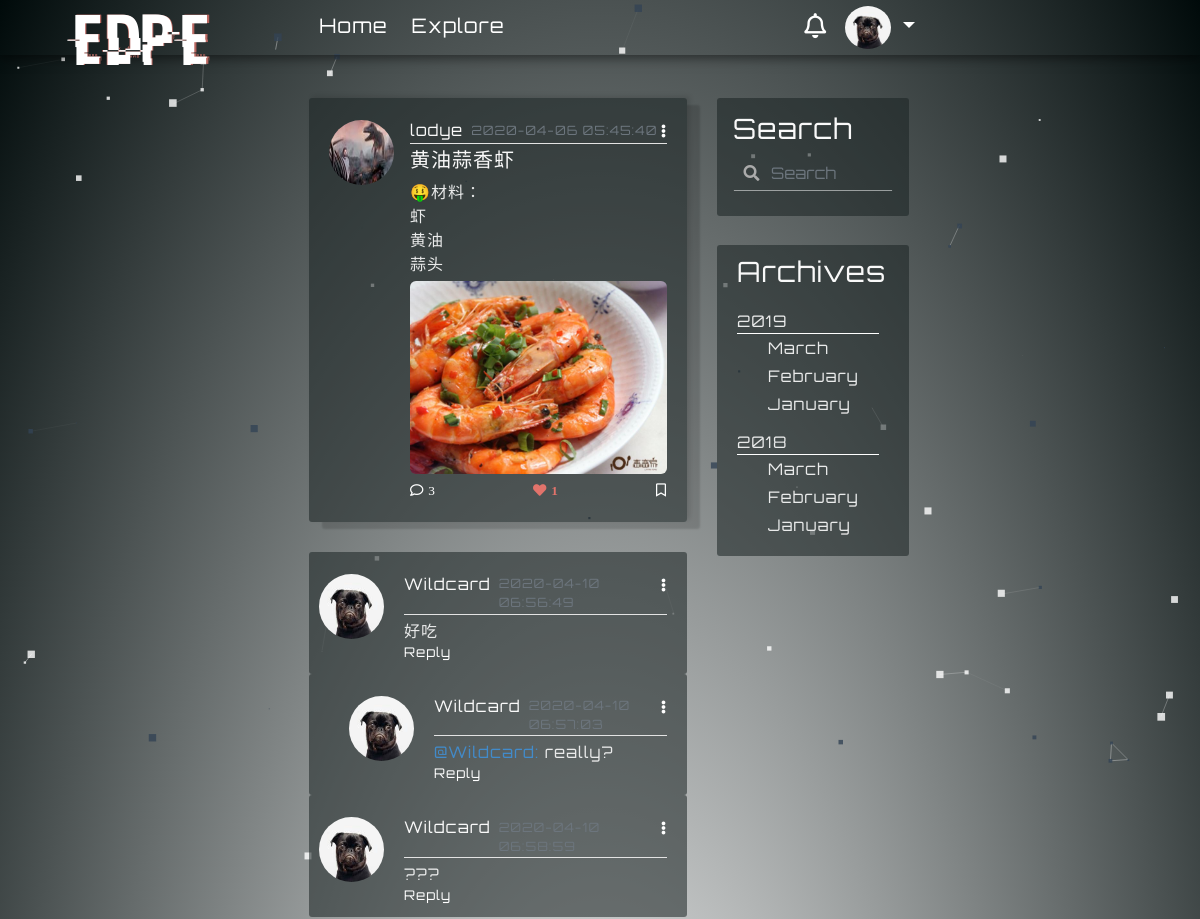
The page /post/18 (signed in) on the database its author committed.
### myBlogApp/models.py (models this page shows, shortened)
class User(UserMixin, db.Model):
    id = db.Column(db.Integer, primary_key=True)
    username = db.Column(db.String(64), index=True, unique=True)
    email = db.Column(db.String(120), index=True, unique=True)
    image_file = db.Column(db.String(20), default='default.png')
    password_hash = db.Column(db.String(128))
    about_me = db.Column(db.String(140))
    last_seen = db.Column(db.DATETIME, default=datetime.utcnow())
    posts = db.relationship('Post', backref='author', foreign_keys='Post.user_id', lazy=True)
    comments = db.relationship('Comment', backref='c_author', foreign_keys='Comment.author_id', lazy='dynamic')
    followed = db.relationship(
        'User', secondary=followers,
        primaryjoin=(followers.c.follower_id == id),
        secondaryjoin=(followers.c.followed_id == id),
        backref=db.backref('followers', lazy='dynamic'), lazy='dynamic')
    liked = db.relationship('Like_Post', foreign_keys='Like_Post.liked_user_id', backref='liked_author', lazy='dynamic')
    message_sent = db.relationship('Message', foreign_keys='Message.sender_id', backref='author', lazy='dynamic')
    message_received = db.relationship('Message', foreign_keys='Message.recipient_id', backref='recipient', lazy='dynamic')
    last_message_read_time = db.Column(db.DateTime)
    notifications = db.relationship('Notification', foreign_keys='Notification.notification_user_id',
                                    backref='notification_user', lazy='dynamic')
    def new_messages(self):
        last_read_time = self.last_message_read_time or datetime(1900, 1, 1)
        return Message.query.filter_by(recipient=self).filter(Message.timestamp > last_read_time).count()
    def has_liked_post(self, post):
        return Like_Post.query.filter(
            Like_Post.liked_user_id == self.id,
            Like_Post.liked_post_id == post.id).count() > 0

class SearchableMixin(object):
    @classmethod
    def before_commit(cls, session):
        session._changes = {
            'add': list(session.new),
            'update': list(session.dirty),
            'delete': list(session.deleted)
        }
    @classmethod
    def after_commit(cls, session):
        for obj in session._changes['add']:
            if isinstance(obj, SearchableMixin):
                add_to_index(obj.__tablename__, obj)
        for obj in session._changes['update']:
            if isinstance(obj, SearchableMixin):
                add_to_index(obj.__tablename__, obj)
        for obj in session._changes['delete']:
            if isinstance(obj, SearchableMixin):
                remove_from_index(obj.__tablename__, obj)
        session._changes = None

class Post(SearchableMixin, db.Model):
    __searchable__ = ['body']
    id = db.Column(db.Integer, primary_key=True)
    title = db.Column(db.String(100))
    body = db.Column(db.String(140))
    post_picture = db.Column(db.String(20))
    timestamp = db.Column(db.DATETIME, index=True, default=datetime.utcnow)
    user_id = db.Column(db.Integer, db.ForeignKey('user.id'))
    comment = db.relationship('Comment', backref='post', foreign_keys='Comment.post_id', lazy='dynamic')
    comment_num = db.Column(db.Integer, default=0)
    likes = db.relationship('Like_Post', backref='l_post', lazy='dynamic')

class Comment(db.Model):
    _N = 6
    id = db.Column(db.Integer, primary_key=True)
    text = db.Column(db.String(140))
    author = db.Column(db.String(32))
    timestamp = db.Column(db.DateTime(), default=datetime.utcnow, index=True)
    author_id = db.Column(db.Integer, db.ForeignKey('user.id'))
    post_id = db.Column(db.Integer, db.ForeignKey('post.id'))
    path = db.Column(db.Text, index=True)
    parent_id = db.Column(db.Integer, db.ForeignKey('comment.id'))
    replies = db.relationship(
        'Comment', backref=db.backref('parent', remote_side=[id]),
        lazy='dynamic')
    def level(self):
        return len(self.path) // self._N - 1

### myBlogApp/routes.py (the view)
@app.route('/post/<int:post_id>', methods=['GET', 'POST'])
def post(post_id):
    post = Post.query.get_or_404(post_id)
    comments = Comment.query.filter_by(post_id=post.id).order_by(Comment.path, Comment.timestamp.desc())
    post.comment_num = comments.count()
    db.session.commit()
    return render_template('post_itself.html', title="Post", post=post, comments=comments)

### myBlogApp/form.py
class SearchForm(FlaskForm):
    q = StringField('Search', validators=[DataRequired()])
    def __init__(self, *args, **kwargs):
        if 'formdata' not in kwargs:
            kwargs['formdata'] = request.args
        if 'csrf_enabled' not in kwargs:
            kwargs['csrf_enabled'] = False
        super(SearchForm, self).__init__(*args, **kwargs)

### myBlogApp/models.py (called while the page is built)
@login.user_loader
def load_user(id):
    return User.query.get(int(id))

### myBlogApp/routes.py (called while the page is built)
@app.before_request
def before_request():
    if current_user.is_authenticated:
        current_user.last_seen = datetime.utcnow()
        db.session.commit()
        g.search_form = SearchForm()

### myBlogApp/search.py (called while the page is built)
def add_to_index(index, model):
    if not current_app.elasticsearch:
        return
    payload = {}
    for field in model.__searchable__:
        payload[field] = getattr(model, field)
    current_app.elasticsearch.index(index=index, id=model.id, body=payload)

### myBlogApp/templates/post_itself.html (shortened to what this page needs)
{% extends 'base.html' %}
{% block content %}
    <article class="media content-section box-s-control post-display">
      <img class="rounded-circle article-img" src="{{ url_for('static', filename = 'profile/' + post.author.image_file) }}">
      <div class="media-body">
        <div class="article-metadata space-control" >
            <a class="mr-2" href="{{ url_for('user_posts', username=post.author.username) }}">{{ post.author.username }}</a>
            <small class="text-muted small-margin-control">{{ post.timestamp.strftime('%Y-%m-%d %T') }}</small>
            <div class="dropdown">
                 <a class="comment-color dropdown-toggle toggle-remove", id="navbarDropdownMenuLink2" data-toggle="dropdown" aria-haspopup="true" aria-expanded="false" href="#"><i class="fas fa-ellipsis-v"></i></a>
            </div>
        </div>
         <h5 class="article-title">{{ post.title }}</h5>
         <p class="article-content">{{ post.body }}</p>
        {% if post.post_picture %}
            <img class="post-pic-margin immune-click post-pic" src=" {{ url_for('static', filename = 'post_pictures/' + post.post_picture) }}" alt="profile image">
        {% endif %}
        <div class="article-metadata pm-control " style="display: flex; justify-content: space-between">
            <a class="comment-color" id="addComments" data-toggle="modal" data-target="#layoutforcomment"  href="{{ url_for('addComments', post_id= post.id) }}"><i class="far fa-comment i-margin-control">{{ post.comment_num }}</i></a>
            {% if current_user.has_liked_post(post)%}
                <a class="comment-color unlike-link-home" id="ul_l" rel="{{ url_for('unlike', post_id = post.id) }}" href="javascript:"><i class="fas fa-heart i-margin-control i-color-change i-like">{{post.likes.count()}}</i></a>
            {% endif %}
            <a class="comment-color" href="#"><i class="far fa-bookmark"></i></a>
        </div>
      </div>
     </article>
     {% for comment in comments %}
            <article class="media content-section btm-margin-control-0 check-for-post-comment">
                <a class="mr-1 mchang"  href="{{ url_for('user_posts', username=comment.c_author.username) }}">
                    <img class="rounded-circle article-img i-size-change" src="{{ url_for('static', filename = 'profile/' + comment.c_author.image_file) }}">
                </a>
                <div class="media-body">
                    <div class="article-metadata space-control index-check-for-comments">
                      <a class="mr-2" style="font-weight: 500;" href="{{ url_for('user_posts', username=comment.c_author.username) }}">{{ comment.c_author.username }}</a>
                      <small class="text-muted small-margin-control">{{ comment.timestamp.strftime('%Y-%m-%d %T') }}</small>
                      <div class="dropdown">
                         <a class="comment-color dropdown-toggle toggle-remove" id="navbarDropdownMenuLink2" data-toggle="dropdown" aria-haspopup="true" aria-expanded="false" href="#"><i class="fas fa-ellipsis-v"></i></a>
                      </div>
                    </div>
                    {% if comment.level() == 0 %}
                    <p class="article-content">{{ comment.text }}</p>
                    {% else %}
                        <p class="article-content"><span style="color: #428bca">@{{ comment.parent.c_author.username }}:</span> {{ comment.text }}</p>
                    {% endif %}
                     <div class="article-metadata check-index-for-reply pw-change text-muted" style="display: flex; justify-content: space-between">
                        <a class="comment-color" id="addReplies"  data-toggle="modal" data-target="#layoutforreply" rel="8" href="{{ url_for('addReply',post_id = post.id, parent_id = comment.id) }}">Reply</a>
                     </div>
                </div>
            </article>
      {% endfor %}
{% endblock content %}

### myBlogApp/templates/navbar.html (shortened to what this page needs)
<nav class="navbar fixed-top navbar-expand-lg scrolling-navbar font-control">
    <div class="collapse navbar-collapse" id="navbarSupportedContent">
      <a class="navbar-brand nav-margin-control logo-style" href="{{ url_for('home') }}"><div class="logo-font glitch-effect" data-text="EDPE">edpe</div> </a>
      <ul class="navbar-nav mr-auto">
        <li class="nav-item active">
          <a class=" hover-control link-control padding-control" id="homeLink" href={{ url_for("home")}}>Home</a>
        </li>
        <li class="nav-item">
          <a class=" hover-control link-control padding-control" id="exploreLink" href={{ url_for("explore")}}>Explore</a>
        </li>
      </ul>
      {% if current_user.is_anonymous %}
          <a class="btn btn-outline-white btn-outline login-button-margin-control js-anchor1"  data-toggle="modal" data-backdrop="false" data-target="#modalForLogin" href="{{ url_for('login')}}">login</a>
      {% else %}
        <a href='{{url_for('messages')}}' class="notification">
          <i class="far fa-bell bell-size"></i>
                            {% set new_messages = current_user.new_messages() %}
        </a>
      {% endif %}
        <div>
        {% if current_user.is_anonymous %}
            <a class="btn btn-outline-white btn-outline signup-button-margin-control js-anchor2"  data-toggle="modal" data-target="#exampleModalCenter1"  data-backdrop="false" href="{{ url_for('register')}}">Sign Up</a>
        {% else %}
            <ul class="navbar-nav" id="nav">
                <li class="nav-item dropdown">
                    <a class="nav-link dropdown-toggle" href="#" id="navbarDropdownMenuLink1" role="button" data-toggle="dropdown" aria-haspopup="true" aria-expanded="false" >
                      {% if current_user.is_anonymous %}
                        <img class="rounded-circle avatar" src="{{  url_for('static', filename='profile/default.png' )}}">
                        {% else %}
                       <img class="rounded-circle avatar" src="{{  url_for('static', filename='profile/' + current_user.image_file)}}">
                        {% endif %}
                    </a>
                </li>
             </ul>
        {% endif %}
        </div>
    </div>
</nav>

### myBlogApp/static/temp212.css (style rules this page uses)
:root { --input-padding-x: 1.5rem; --input-padding-y: 0.75rem; }
a { color: #f9f9f9; }
html { overflow: auto; height: 100%; }
p { margin-bottom: 0; }
.form-control-change { background-image: linear-gradient(0deg, #fdca47 2px,rgba(0,150,136,0) 0),linear-gradient(0deg, #ffffff8c 1px,transparent 0); }
.form-control-change { background-repeat: no-repeat; background-position-x: center, 50%; background-position-y: bottom, calc(100% - 1px); background-size: 0 100%,100% 100%; border: 0; transition: background 0s ease-out; padding-left: 0; padding-right: 0; }
.form-control { color: #FFFFFF8c; }
.logo-font { font-family: hackedregular, sans-serif; font-size: 6vw; }
.glitch-effect::before,.glitch-effect::after { content: attr(data-text); position: absolute; top: 0; left: 0; width: 100%; height: 100%; z-index: -1; }
.glitch-effect::before { color: #333333; animation: glitch-effect 3s infinite; }
.glitch-effect::after { color: #b96760; animation: glitch-effect 2s infinite; }

### myBlogApp/static/nav82.css (style rules this page uses)
.navbar { background: transparent; box-shadow: 0 2px 11px 1px rgba(0,0,0,0.5); padding: 6px 20px; }
.link-control { position: relative; text-decoration: none }
.padding-control { bottom: 2px; padding-bottom: 8px; padding-right: 2px; padding-left: 2px; margin-right: 20px; color: #fff; }
.link-control:before { content: ""; position: absolute; width: 100%; height: 8px; bottom: -8px; left: 0; background-color: #ce324c ; visibility: hidden; -webkit-transform: scaleX(0); transform: scaleX(0); -webkit-transition: all 0.3s ease-in-out 0s; transition: all 0.3s ease-in-out 0s; }
.font-control { font-size: 20px; }
.nav-link { color: white; padding-top: 0; padding-bottom: 0; }
.navbar-brand { color: white; }
.avatar { height: 43px; width: 46px; }
.nav-margin-control { font-size: 25px!important; margin: 0 1rem auto 0; padding-top: 0!important; }
@media (min-width: 992px) { .navbar-expand-lg .navbar-collapse { margin: 0 auto; max-width: 53%; padding-left: 20px; } }
.toggle-remove:after { content: none!important; }
.logo-style { position: absolute; z-index: 10000; left: 6%; top: -20%; }
.notification { color: white; text-decoration: none; padding: 0 10px; position: relative; display: inline-block; border-radius: 2px; }
.bell-size { font-size: 25px; }

### myBlogApp/static/account208.css (style rules this page uses)
body { letter-spacing: 1px; font-family: "orbitronregular", sans-serif; background: radial-gradient(ellipse at center, #ffffff 0%, rgb(0, 10, 10) 100%); color: #e9eaea; margin-top: 4.5rem; padding-right: 0 !important; background-size: 100% 300%; }
nav { padding-right: 0 !important; }
h1, h2, h3, h4, h5, h6 { color: #f9f9f9; }
.content-section { background: #1b24248c; padding: 20px 20px 10px 10px; border-radius: 3px; margin-bottom: 30px; }
.article-content { white-space: pre-line; word-break: break-word; font-family: "orbitronregular", sans-serif; }
.article-img { height: 65px; width: 65px; margin-right: 16px; margin-top: 2px; }
.article-metadata { padding-bottom: 1px; margin-bottom: 4px; border-bottom: 1px solid #e3e3e3 }
.form-control-change { line-height: 1.5; }
.form-control-change { background-image: linear-gradient(0deg,rgb(255, 193, 7) 2px,rgba(0,150,136,0) 0),linear-gradient(0deg,rgba(255, 255, 255, 0.51) 1px,transparent 0); }
.form-control-change { background-repeat: no-repeat; background-position-x: center, 50%; background-position-y: bottom, calc(100% - 1px); background-size: 0 100%,100% 100%; border: 0; transition: background 0s ease-out; padding-left: 0; padding-right: 0; }
.btm-margin-control-0 { margin-bottom: 0!important; border-bottom-width:0 !important; border-right-width: 0; border-left-width: 0; }
.i-margin-control:before { margin-right: 4px; }
.pm-control { border-bottom-width: 0!important; margin-bottom: 0!important; margin-top: 7px!important; }
.comment-color { color: #ffffff; font-size: smaller; }
.box-s-control { box-shadow: 13px 7px 2px 0 rgba(0, 0, 0, 0.14), -1px 0 1px -2px rgba(0, 0, 0, 0.2), 3px -2px 5px 0 rgba(0, 0, 0, 0.12); padding: 20px 20px; }
.pw-change { border-bottom-width: 0; margin-bottom :0; }
.space-control { display: flex; justify-content: space-between; }
.small-margin-control { margin-top: 2.5px; flex: 1; color: #bbbbbb; }
.i-color-change { color: #e2736b; }
.post-pic-margin { border-radius: 6px; margin-top: 5px; max-width: 100%; max-height: 100%; }
.search-form { background-color:transparent; background-image: linear-gradient(0deg,#ce324c 2px,rgba(137, 197, 192, 0) 0),linear-gradient(0deg,rgba(255, 255, 255, 0.51) 1px,transparent 0); }

### rows shown on the page
User: image_file (picture)
User: image_file (picture), author.username "lodye"
Post: timestamp "2020-04-06 05:45:40", title "黄油蒜香虾", body "🤑材料： 虾 黄油 蒜头", post_picture (picture), comment_num "3"
Comment: image_file (picture), c_author.username "Wildcard", timestamp "2020-04-10 06:56:49", text "好吃"
Comment: image_file (picture), c_author.username "Wildcard", timestamp "2020-04-10 06:57:03", parent.c_author.username "Wildcard", text "really?"
Comment: image_file (picture), c_author.username "Wildcard", text "???"

### other values the page prints
{{ post.likes.count() }} "1"
